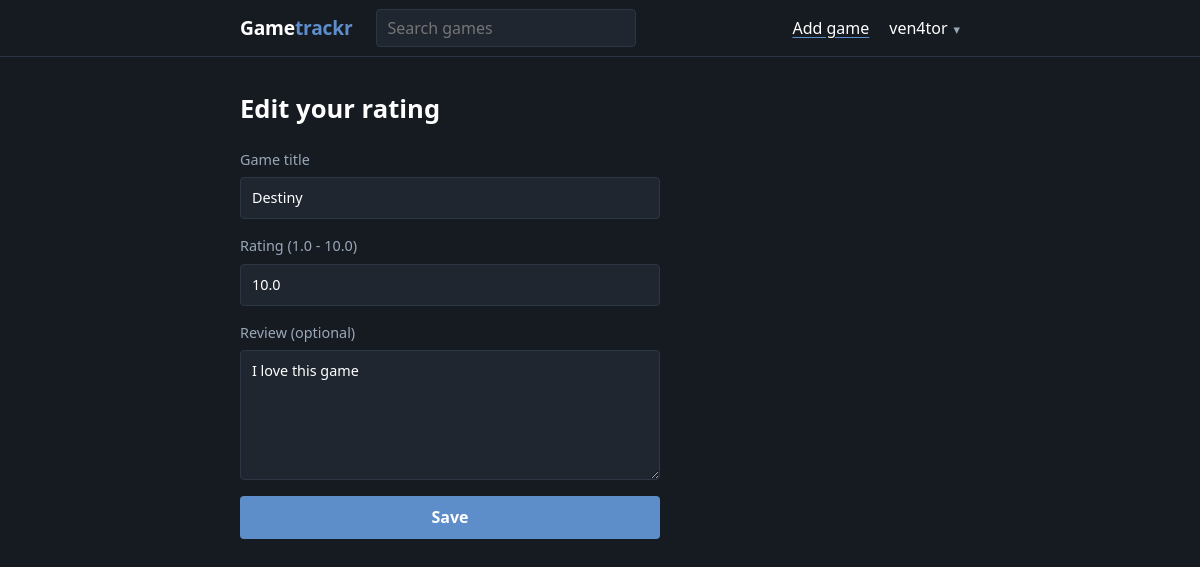
The page /add?game=1 (signed in) on the database its author committed.
### tables this page shows
CREATE TABLE users (
    id INTEGER PRIMARY KEY AUTOINCREMENT,
    email TEXT NOT NULL UNIQUE COLLATE NOCASE,
    username TEXT NOT NULL UNIQUE COLLATE NOCASE,
    password_hash TEXT NOT NULL,
    created_at TEXT NOT NULL DEFAULT CURRENT_TIMESTAMP
, steam_id TEXT);

CREATE TABLE games (
    id INTEGER PRIMARY KEY AUTOINCREMENT,
    title TEXT NOT NULL UNIQUE COLLATE NOCASE
, igdb_id INTEGER, cover_id TEXT, release_year INTEGER, norm_title TEXT, igdb_checked INTEGER NOT NULL DEFAULT 0);

CREATE TABLE entries (
    id INTEGER PRIMARY KEY AUTOINCREMENT,
    user_id INTEGER NOT NULL REFERENCES users(id) ON DELETE CASCADE,
    game_id INTEGER NOT NULL REFERENCES games(id) ON DELETE CASCADE,
    rating REAL NOT NULL CHECK (rating >= 1.0 AND rating <= 10.0),
    review TEXT,
    created_at TEXT NOT NULL DEFAULT CURRENT_TIMESTAMP,
    updated_at TEXT NOT NULL DEFAULT CURRENT_TIMESTAMP,
    UNIQUE (user_id, game_id)
);

### gametrackr/games.py (the view, shortened to what this page needs)
@app.route("/add", methods=["GET", "POST"])
@login_required
def add():
    db = get_db()
    form = {"title": "", "rating": "", "review": ""}
    editing = False
    locked = False
    game_id = request.args.get("game", type=int)
    if request.method == "GET" and game_id:
        row = db.execute(
            """SELECT g.title, e.rating, e.review FROM games g
               LEFT JOIN entries e ON e.game_id = g.id AND e.user_id = ?
               WHERE g.id = ?""",
            (g.user["id"], game_id),
        ).fetchone()
        if row:
            form["title"] = row["title"]
            locked = True
            if row["rating"] is not None:
                form["rating"] = f"{row['rating']:.1f}"
                form["review"] = row["review"] or ""
                editing = True
    if request.method == "GET" and not game_id:
        form["title"] = " ".join(request.args.get("title", "").split())[:120]
    return render_template("add.html", form=form, editing=editing, locked=locked)

### gametrackr/db.py (called while the page is built)
def get_db():
    if "db" not in g:
        g.db = sqlite3.connect(DB_PATH)
        g.db.row_factory = sqlite3.Row
        g.db.execute("PRAGMA foreign_keys = ON")
    return g.db

### gametrackr/helpers.py (called while the page is built)
@app.before_request
def load_user_and_check_csrf():
    g.user = None
    uid = session.get("user_id")
    if uid:
        g.user = (
            get_db()
            .execute(
                "SELECT id, username, email, steam_id FROM users WHERE id = ?", (uid,)
            )
            .fetchone()
        )
        if g.user is None:
            session.clear()
    if request.method == "POST":
        token = session.get("csrf")
        if not token or token != request.form.get("csrf"):
            abort(400, "Invalid form token. Reload the page and try again.")

@app.context_processor
def inject_globals():
    if "csrf" not in session:
        session["csrf"] = secrets.token_hex(16)
    return {
        "csrf_token": session["csrf"],
        "user": g.get("user"),
        "cover_img": cover_img,
    }

def login_required(view):
    from functools import wraps
    @wraps(view)
    def wrapped(*args, **kwargs):
        if g.user is None:
            flash("Log in to continue.")
            return redirect(url_for("login"))
        return view(*args, **kwargs)
    return wrapped

@app.template_global("asset")
def asset(path):
    try:
        version = int(os.path.getmtime(os.path.join(app.static_folder, path)))
    except OSError:
        version = 0
    return url_for("static", filename=path, v=version)

### templates/add.html (shortened to what this page needs)
{% extends "base.html" %}
{% block body %}
  <h1>{{ "Edit your rating" if editing else "Add a game" }}</h1>
  <form class="stack" method="post">
    <label>Game title
      <span class="ac">
        <input name="title" value="{{ form.title }}" required maxlength="120"
               data-suggest="fill" data-igdb-field="igdb_id" autocomplete="off"
               {{ "readonly" if locked }} {{ "" if locked else "autofocus" }}>
      </span>
    </label>
    <label>Rating (1.0 - 10.0)
      <input type="number" name="rating" value="{{ form.rating }}"
             min="1" max="10" step="0.1" required>
    </label>
    <label>Review (optional)
      <textarea name="review" maxlength="5000">{{ form.review }}</textarea>
    </label>
    <button>Save</button>
  </form>
{% endblock %}

### templates/base.html (shortened to what this page needs)
<!doctype html>
<html lang="en">
  <head>
    <link rel="stylesheet" href="{{ asset('css/style.css') }}">
  </head>
  <body>
    <header>
      <div class="bar">
        <a class="logo" href="{{ url_for('home') }}">Game<span>trackr</span></a>
        <form class="navsearch" action="{{ url_for('search') }}" method="get" role="search">
          <span class="ac">
            <input type="search" name="q" placeholder="Search games" aria-label="Search games"
                   value="{{ request.args.get('q', '') if request.endpoint == 'search' else '' }}"
                   data-suggest="go" autocomplete="off" required>
          </span>
        </form>
        {% if user %}
          <a href="{{ url_for('add') }}">Add game</a>
          <details class="menu">
            <summary>{{ user.username }}</summary>
          </details>
        {% else %}
          <a href="{{ url_for('login') }}">Log in</a>
          <a class="btn" href="{{ url_for('register') }}">Sign up</a>
        {% endif %}
      </div>
    </header>
    <main>
      {% block body %}{% endblock %}
    </main>
  </body>
</html>

### static/css/style.css (style rules this page uses)
:root { --bg: #161b22; --surface: #1f2630; --line: #2d3644; --text: #fff; --muted: #9aa7b8; --accent: #5d8ec9; }
* { box-sizing: border-box; }
body { margin: 0; background: var(--bg); color: var(--text); font: 16px/1.55 system-ui, -apple-system, "Segoe UI", sans-serif; }
a { color: var(--text); text-decoration-color: var(--accent); text-underline-offset: 3px; }
header { border-bottom: 1px solid var(--line); }
.bar, main { max-width: 760px; margin: 0 auto; padding: 0 20px; }
.bar { display: flex; align-items: center; gap: 20px; height: 56px; }
.logo { font-weight: 700; font-size: 1.2rem; text-decoration: none; margin-right: 4px; letter-spacing: -0.01em; }
.logo span { color: var(--accent); }
main { padding-top: 32px; padding-bottom: 64px; }
h1 { font-size: 1.6rem; margin: 0 0 20px; }
form.stack { display: grid; gap: 16px; max-width: 420px; }
label { display: grid; gap: 6px; font-size: 0.9rem; color: var(--muted); }
input, textarea { background: var(--surface); border: 1px solid var(--line); border-radius: 4px; color: var(--text); font: inherit; padding: 9px 11px; width: 100%; }
textarea { min-height: 130px; resize: vertical; }
button, .btn { background: var(--accent); border: 0; border-radius: 4px; color: #fff; cursor: pointer; font: inherit; font-weight: 600; padding: 9px 16px; text-decoration: none; display: inline-block; }
.menu { position: relative; }
.menu summary { list-style: none; cursor: pointer; padding: 6px 0; user-select: none; }
.menu summary::after { content: "\25BE"; margin-left: 6px; color: var(--muted); font-size: 0.8em; }
.navsearch { margin-right: auto; flex: 0 1 260px; }
.navsearch input { padding: 6px 10px; }
.ac { position: relative; display: block; }

### rows shown on the page
users: username "ven4tor"
games: title "Destiny"
entries: rating "10.0", review "I love this game"

### other values the page prints
{{ "Edit your rating" if editing else "Add a game" }} "Edit your rating"
